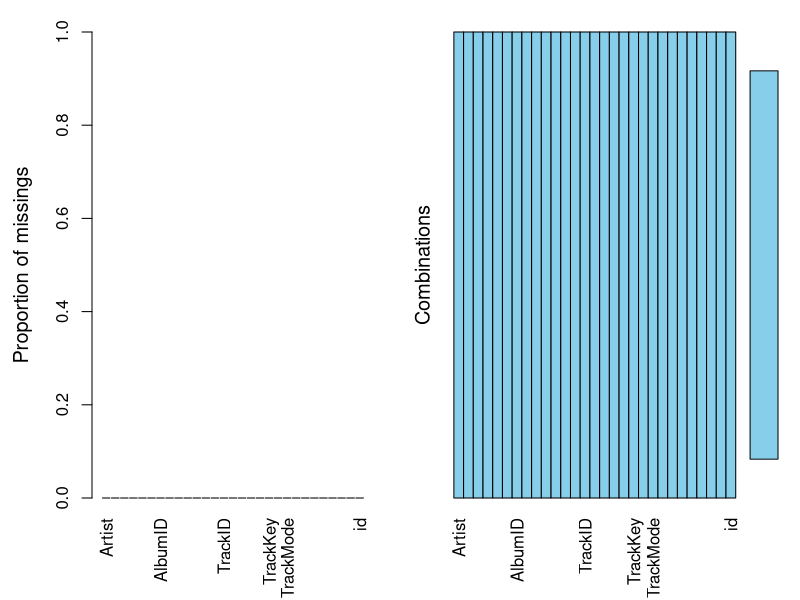
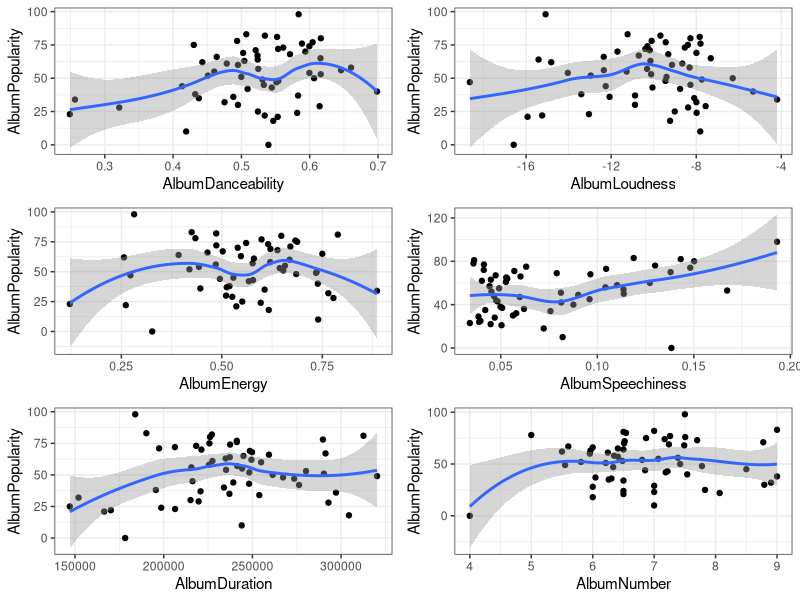
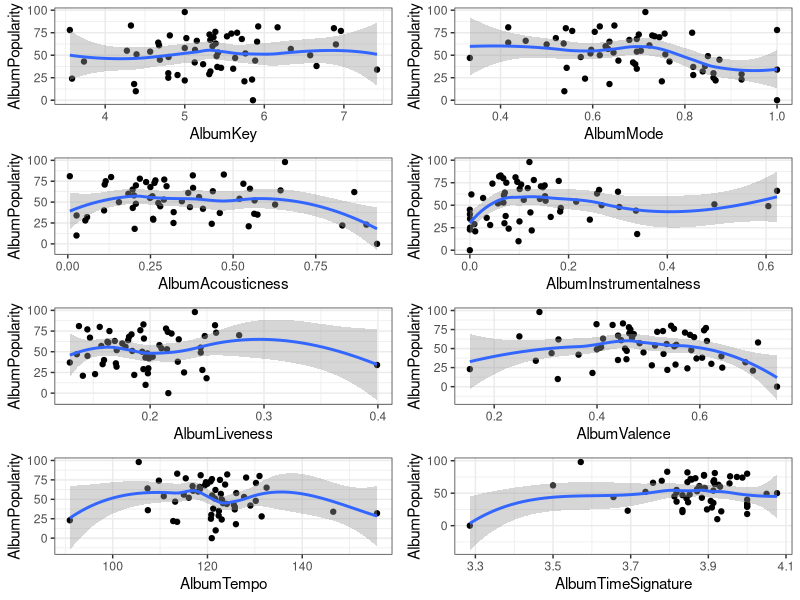
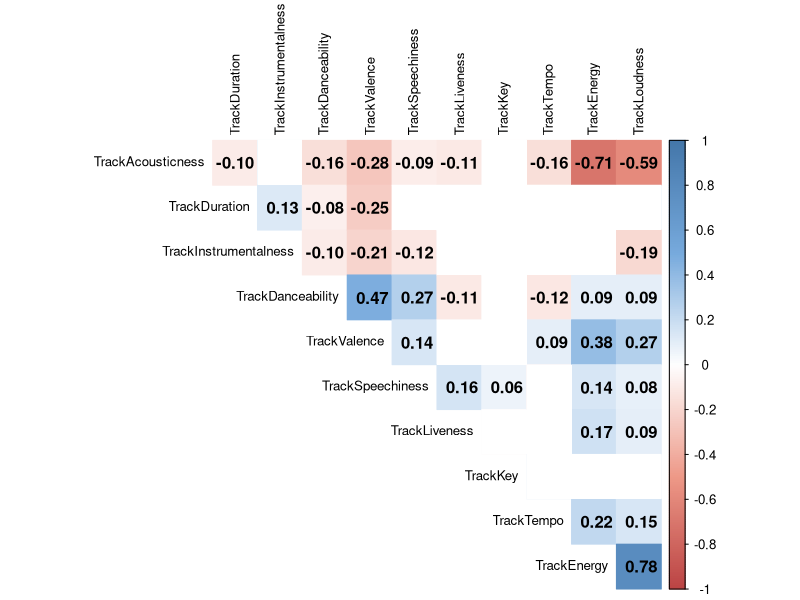
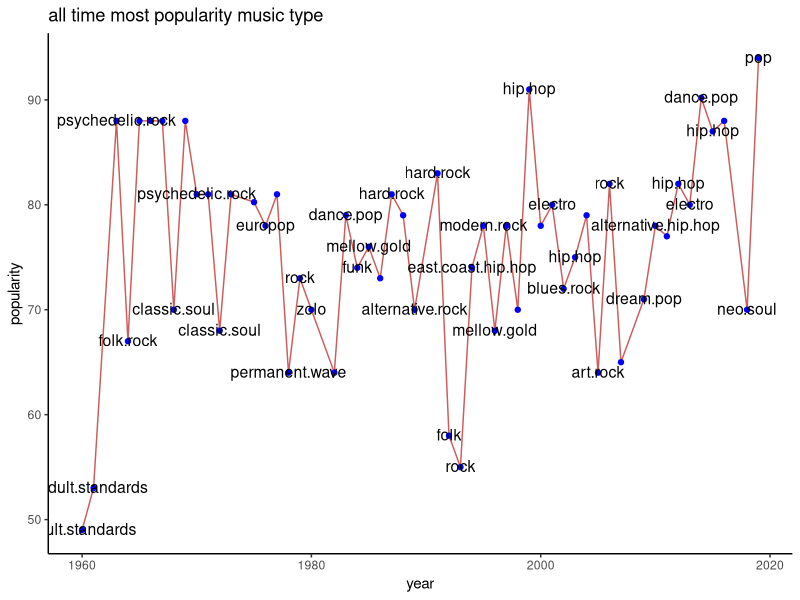
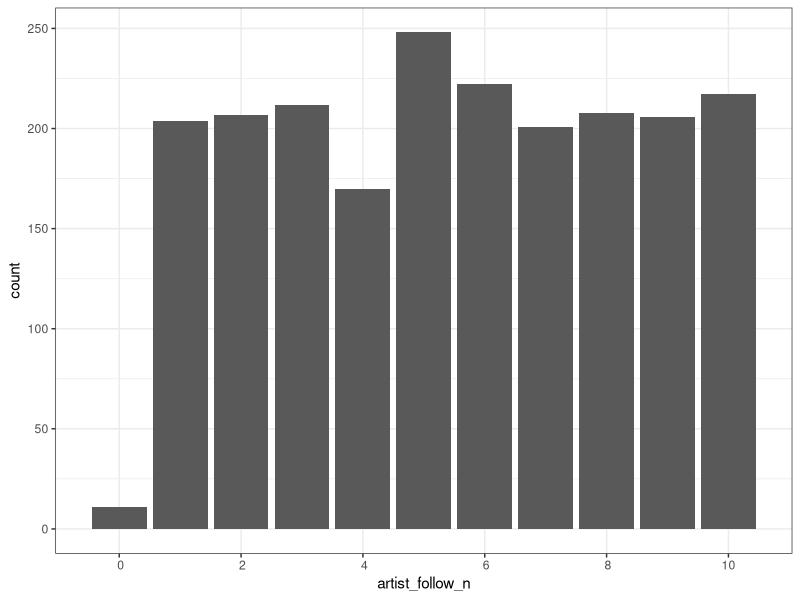
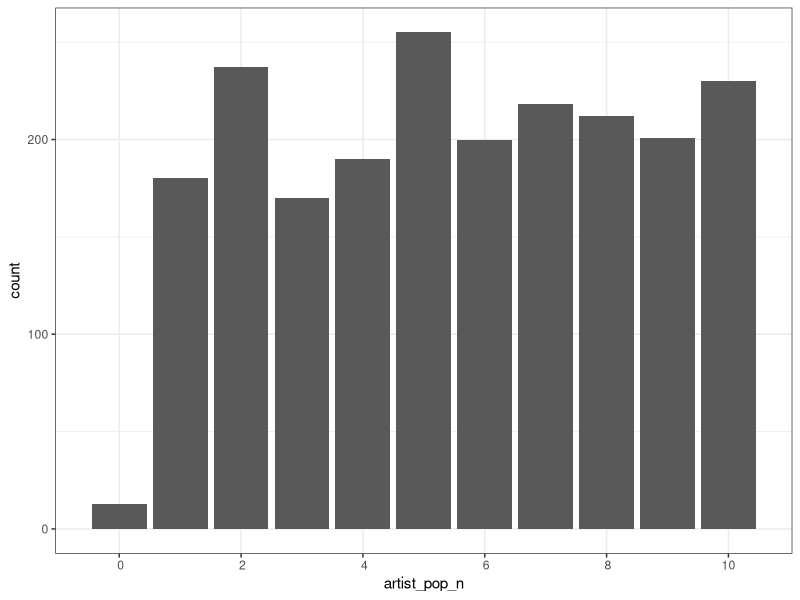
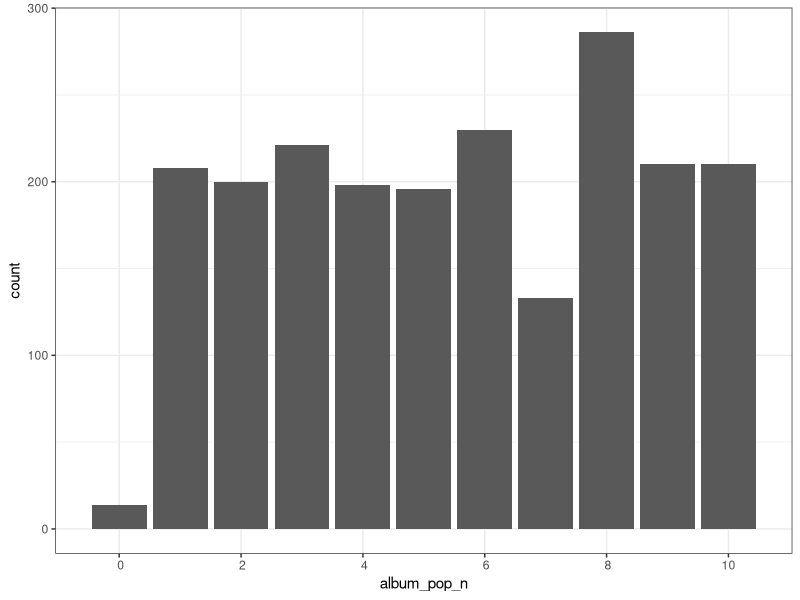

Write the R code that produced these figures, in order. (Note: this script raises an error after producing the figures.)
## ---- chunk 1
knitr::opts_chunk$set(echo = TRUE)
## ---- chunk 2
library(tidyverse)
library(lubridate)
library(GGally)
library(cluster)
library(VIM)
library(fpc)
library(leaps)
library(readxl)
library(cowplot)
library(corrplot)
## ---- chunk 3
#spotify.clustering <- read_csv("inst/edited_spotify.csv")
spotify.clustering <- read_excel("edited_spotify.xlsx")

clean_data <- spotify.clustering %>%
  mutate(AlbumReleaseDate = parse_date_time(AlbumReleaseDate, orders = c("y", "ym","ymd"))) %>%
  #Old-school grepl method
  mutate(Artist = ifelse(grepl("Beyonc*", Artist), 'Beyonce', Artist)) %>%
  #Tidyverse str_detect method
  mutate(Artist = ifelse(Artist %>% 
                           str_detect("Janelle Mon*"), 'Janelle Monae', Artist)) %>%
  mutate(AlbumBestChartPosition = ifelse(AlbumBestChartPosition %>% 
                           str_detect("#N/A"), 0, AlbumBestChartPosition)) %>%
  mutate(AlbumBestChartPosition = as.numeric(AlbumBestChartPosition)) %>%
  na.omit() %>%
  mutate(id = row_number()) %>%
  mutate(id = as.character(id)) 
sapply(data, class)

aggr(clean_data) # checks for missing data

test_data <- subset(clean_data, ((AlbumName == "A Girl Called Dusty") | 
                                 (AlbumName == "Action!") |
                                 (AlbumName == "Selling England By The Pound") |
                                 (AlbumName == "Carpenters") | 
                                 (AlbumName == "Ride On") |
                                 (AlbumName == "Autoamerican") |
                                 (AlbumName == "Selected Ambient Works 85-92") |    
                                 (AlbumName == "Different Class") |
                                 (AlbumName == "O") |
                                 (AlbumName == "The Elder Scrolls IV: Oblivion: Original Game Soundtrack") |
                                 (AlbumName == "AM") |
                                 (AlbumName == "An Awesome Wave")))

training_data <- subset(clean_data, ((AlbumName != "A Girl Called Dusty") & 
                                     (AlbumName != "Action!") &
                                     (AlbumName != "Selling England By The Pound") &
                                     (AlbumName != "Carpenters") & 
                                     (AlbumName != "Ride On") &
                                     (AlbumName != "Autoamerican") &
                                     (AlbumName != "Selected Ambient Works 85-92") &    
                                     (AlbumName != "Different Class") &
                                     (AlbumName != "O") &
                                     (AlbumName != "The Elder Scrolls IV: Oblivion: Original Game Soundtrack") &
                                     (AlbumName != "AM") &
                                     (AlbumName != "An Awesome Wave")))

training_data_subsetted <- training_data[c("TrackDuration", "TrackDanceability",
                                 "TrackEnergy", "TrackKey", "TrackLoudness",
                                 "TrackSpeechiness", "TrackAcousticness",
                                 "TrackInstrumentalness", "TrackLiveness", "TrackValence",
                                 "TrackTempo")]
## ---- chunk 4
MyData = {training_data %>% 
    group_by(Artist,AlbumName,AlbumPopularity) %>% 
    summarize(AlbumDanceability = mean(TrackDanceability),
              AlbumLoudness = mean(TrackLoudness),
              AlbumSpeechiness = mean(TrackSpeechiness),
              AlbumDuration = mean(TrackDuration),
              AlbumNumber = mean(TrackNumber),	
              AlbumEnergy = mean(TrackEnergy),	
              AlbumKey = mean(TrackKey),	
              AlbumMode = mean(TrackMode),	
              AlbumAcousticness = mean(TrackAcousticness),	
              AlbumInstrumentalness = mean(TrackInstrumentalness),	
              AlbumLiveness = mean(TrackLiveness),
              AlbumValence = mean(TrackValence),
              AlbumTempo = mean(TrackTempo),	
              AlbumTimeSignature = mean(TrackTimeSignature) )}


#the mean method

MyData1 = {training_data %>% 
    group_by(ArtistPopularity) %>% 
    summarize(ArtistDanceability = mean(TrackDanceability),
              ArtistLoudness = mean(TrackLoudness),
              ArtistSpeechiness = mean(TrackSpeechiness),
              ArtistDuration = mean(TrackDuration),
              ArtistNumber = mean(TrackNumber),	
              ArtistEnergy = mean(TrackEnergy),	
              ArtistKey = mean(TrackKey),	
              ArtistMode = mean(TrackMode),	
              ArtistAcousticness = mean(TrackAcousticness),	
              ArtistInstrumentalness = mean(TrackInstrumentalness),	
              ArtistLiveness = mean(TrackLiveness),
              ArtistValence = mean(TrackValence),
              ArtistTempo = mean(TrackTempo),	
              ArtistTimeSignature = mean(TrackTimeSignature) )}
## ---- chunk 5
MyData2 = {training_data %>% 
    group_by(AlbumPopularity) %>% 
    summarize(AlbumDanceability = mean(TrackDanceability),
              AlbumLoudness = mean(TrackLoudness),
              AlbumSpeechiness = mean(TrackSpeechiness),
              AlbumDuration = mean(TrackDuration),
              AlbumNumber = mean(TrackNumber),	
              AlbumEnergy = mean(TrackEnergy),	
              AlbumKey = mean(TrackKey),	
              AlbumMode = mean(TrackMode),	
              AlbumAcousticness = mean(TrackAcousticness),	
              AlbumInstrumentalness = mean(TrackInstrumentalness),	
              AlbumLiveness = mean(TrackLiveness),
              AlbumValence = mean(TrackValence),
              AlbumTempo = mean(TrackTempo),	
              AlbumTimeSignature = mean(TrackTimeSignature) )}

#ggpairs(MyData2)

#scatterplot function for visualising data combinations
scatter_plot <- function(x, y){
  MyData2 %>%
    ggplot(aes_string(x = x, y = y)) +
    geom_point() +
    geom_smooth() +
    theme_bw()
}
a <- tibble(x = c("AlbumDanceability","AlbumLoudness"), y = c("AlbumPopularity", "AlbumPopularity"))

s1 <- scatter_plot("AlbumDanceability", " AlbumPopularity")
s2 <-scatter_plot("AlbumLoudness", "AlbumPopularity")
s3 <-scatter_plot("AlbumEnergy", "AlbumPopularity")
s4 <-scatter_plot("AlbumSpeechiness", "AlbumPopularity")
s5 <-scatter_plot("AlbumDuration", "AlbumPopularity")
s6 <-scatter_plot("AlbumNumber", "AlbumPopularity")
s7 <-scatter_plot("AlbumKey", "AlbumPopularity")
s8 <-scatter_plot("AlbumMode", "AlbumPopularity")
s9 <-scatter_plot("AlbumAcousticness", "AlbumPopularity")
s10 <-scatter_plot("AlbumInstrumentalness", "AlbumPopularity")
s11 <-scatter_plot("AlbumLiveness", "AlbumPopularity")
s12 <-scatter_plot("AlbumValence", "AlbumPopularity")
s13 <-scatter_plot("AlbumTempo", "AlbumPopularity")
s14 <-scatter_plot("AlbumTimeSignature", "AlbumPopularity")

plot_grid(s1,s2,s3,s4,s5,s6,  nrow = 3, ncol = 2)
plot_grid(s7,s8,s9,s10,s11,s12, s13,s14, nrow = 4, ncol = 2)
## ---- chunk 6
correlations <- round(cor(training_data_subsetted),2)
correlations

col <- colorRampPalette(c("#BB4444", "#EE9988", "#FFFFFF", "#77AADD", "#4477AA"))
p.mat <- cor.mtest(training_data_subsetted)$p
corrplot(correlations, method = "color", col = col(200),
         type = "upper", order = "hclust",
         tl.col = "black", tl.srt = 90, # Text label color and rotation
         addCoef.col = "black",
         # Combine with significance
         p.mat = p.mat, sig.level = 0.01, insig = "blank", 
         # hide correlation coefficient on the principal diagonal
         diag = FALSE, tl.cex = 0.8)
## ---- chunk 7

res <- strsplit(training_data$ArtistGenres, split = ",")
uniques <- unique(unlist(res))

res2 <- NULL
for(i in 1:nrow(training_data)) {
  temp <- match(uniques, res[[i]])
  res2 <- rbind(res2, temp)
}

res2[is.na(res2)] <- 0
res2[res2 > 0] <- 1
colnames(res2) <- uniques
row.names(res2) <- 1:nrow(res2)
newdat <- data.frame(year = year(training_data$AlbumReleaseDate), 
                     popularity = training_data$ArtistPopularity,
                     res2)
means2 <- c()
for(i in 3:ncol(newdat)) {
    
    means <- aggregate(popularity ~ year ,data = newdat[newdat[,i]==1,], mean)
    means$type <- colnames(newdat)[i]
    means2 <- rbind(means2, means)
}

means21 <-   NULL
  
  for(i in sort( unique(means2$year))) {
    
  aa <- means2[ means2$year == i,]
  
  pos <- which.max(aa$popularity)
    
   means21 <-  rbind(means21 , c(i,aa$popularity[pos], aa$type[pos]))
  }

means21 = data.frame(means21)
colnames(means21) <- c("year","popularity","type")
means21$year <- as.integer(as.character(means21$year))
means21$popularity <- as.numeric(as.character(means21$popularity))

ggplot(means21, aes(year, popularity)) + geom_line(color = "indianred") + geom_point(color = "blue") + 
  theme_classic() + geom_text(aes(label = type) ,check_overlap = TRUE, size = 4, nudge_y = 0.1) + ggtitle("all time most popularity music type")
## ---- chunk 8
#Looking at implementing new variables for each popularity variable
#Can then take this and normalise to give a score out of 100.
#To start with the whole training dataset will be used
normy <- function(x){
  as.numeric(x)
  quantile(x, c(0, 0.1, 0.2, 0.3, 0.4, 0.5, 0.6, 0.7, 0.8, 0.9, 1), na.rm = TRUE)
}
#Assumption: NA means it didn't reach the charts, lower the position the better
abcp_normy <- normy(training_data$AlbumBestChartPosition)
anf_normy <- normy(training_data$ArtistNumFollowers)
awoc_normy <- normy(training_data$AlbumWeeksOnChart)
awn1_normy <- normy(training_data$AlbumWeeksNumberOne)
ap_normy <- normy(training_data$AlbumPopularity)
artp_normy <- normy(training_data$ArtistPopularity)

#Gets the 20% percentile for example
as.numeric(abcp_normy[6])

training_data <- training_data %>%
  mutate(album_bcp = if_else(AlbumBestChartPosition == 0, 1,
                         if_else(AlbumBestChartPosition == 1, 10,
                         if_else(AlbumBestChartPosition == 2, 9,
                         if_else(AlbumBestChartPosition == 3, 8,
                           0 ))))) %>% #... repeat for other variables
  mutate(artist_follow_n = 0) %>%
  mutate(album_pop_n = 0) %>%
  mutate(artist_pop_n = 0) %>%
  mutate(album_weeks_on_chart_n = if_else(AlbumWeeksOnChart == 0, 1, 0)) %>%
  mutate(album_weeks_number_1n = if_else(AlbumWeeksNumberOne == 0, 1, 0)) %>%
  mutate(popularity = -1)

# training_data <- training_data %>%
#   mutate(album_bcp = 0) %>%
#   mutate(artist_follow_n = 0) %>%
#   mutate(album_pop_n = 0) %>%
#   mutate(artist_pop_n = 0) %>%
#   mutate(album_weeks_on_chart_n = 0) %>%  
#   mutate(album_weeks_number_1n = 0)

#album weeks number 1, this is fine as we are going > 0 and =< 1
for(i in 8:10){
  for(j in 1:nrow(training_data)){
      if(training_data$AlbumWeeksNumberOne[j] > as.numeric(awn1_normy[i]) &&
         training_data$AlbumWeeksNumberOne[j] <= as.numeric(awn1_normy[i + 1])){
    training_data$album_weeks_number_1n[j] = i
  }
  }
}

for(i in 2:10){
  for(j in 1:nrow(training_data)){
      if(training_data$AlbumWeeksOnChart[j] > as.numeric(awoc_normy[i]) &&
         training_data$AlbumWeeksOnChart[j] <= as.numeric(awoc_normy[i + 1])){
    training_data$album_weeks_on_chart_n[j] = i
  }
  }
}

#album weeks on chart

#albumchartposition
for(i in 6:10){
  for(j in 1:nrow(training_data)){
      if(training_data$AlbumBestChartPosition[j] > as.numeric(abcp_normy[i]) &&
         training_data$AlbumBestChartPosition[j] <= as.numeric(abcp_normy[i + 1])){
    training_data$album_bcp[j] = (12-i)
  }
  }
}

#This is obviously wrong but not sure why... Looks like it should be working to me        
#Updating artist_followers, need to sort it for end case, last one needs to be <= not <0
# Can probably just mutate into it tbh at the end to fix all last cases.
for(i in 1:10){
  for(j in 1:nrow(training_data)){
      if(training_data$ArtistNumFollowers[j] >= as.numeric(anf_normy[i]) &&
         training_data$ArtistNumFollowers[j] < as.numeric(anf_normy[i + 1])){
    training_data$artist_follow_n[j] = i
  }
  }
}
#Create and update artist_popularity
for(i in 1:10){
  for(j in 1:nrow(training_data)){
      if(training_data$ArtistPopularity[j] >= as.numeric(artp_normy[i]) &&
         training_data$ArtistPopularity[j] < as.numeric(artp_normy[i + 1])){
    training_data$artist_pop_n[j] = i
  }
  }
}
#Create and update album popularity
for(i in 1:10){
  for(j in 1:nrow(training_data)){
      if(training_data$AlbumPopularity[j] >= as.numeric(ap_normy[i]) &&
         training_data$AlbumPopularity[j] < as.numeric(ap_normy[i + 1])){
    training_data$album_pop_n[j] = i
  }
  }
}
#Could maybe add a years from release as a penalty to make newer songs higher rated or subset the data?
#Should probably add some sort of verification to the numbers for now they are arbitrary?
training_data_pop <- training_data %>%
  mutate(popularity = ((25 * training_data$album_pop_n + 25 * training_data$artist_pop_n +
                         25 * training_data$artist_follow_n + 10 * training_data$album_bcp +
                         10 * training_data$album_weeks_on_chart_n +
                         5 * training_data$album_weeks_number_1n)/10))


bar_plot <- function(x){
  training_data %>% 
  ggplot(aes_string(x = x)) + 
  geom_bar() +
    theme_bw() +
    scale_x_discrete(limits = c(0,2,4,6,8,10))
}
lapply(c("artist_follow_n", "artist_pop_n","album_pop_n","album_bcp",
         "album_weeks_on_chart_n", "album_weeks_number_1n"), bar_plot)
## ---- chunk 9
#all subsets regression
m <- regsubsets(ArtistPopularity ~ ., data = training_data)

summary(m)

par(mfrow = c(1,1))

plot(m, scale = "Cp")

plot(m, scale = "bic")

plot(m, scale = "adjr2")


#a selected best model by BIC
m1 <- lm(ArtistPopularity ~ ArtistDanceability + ArtistAcousticness + ArtistValence,data=training_data)
summary(m1)

#all subsets regression
m <- regsubsets( AlbumPopularity ~ ., data = MyData2)

summary(m)

par(mfrow = c(1,1))

plot(m, scale = "Cp")

plot(m, scale = "bic")

plot(m, scale = "adjr2")


#a selected best model by BIC
m1 <- lm(AlbumPopularity ~ AlbumDanceability + AlbumAcousticness + AlbumValence,data=MyData2)
summary(m1)
## ---- chunk 10
#Genre analysis using stringr to extract the most commonly appearing words
spotify.genres <- read_csv("inst/edited_spotify.csv") %>% 
  mutate(ArtistGenres = strsplit(ArtistGenres, ","))

genres <- na.omit(unique(unlist(spotify.genres$ArtistGenres)))

split_genres <- NULL

for(i in 1:length(genres)) {
  split_genres[i] <- strsplit(genres[i], " ")
}

genre_words <- unlist(split_genres)

unique_genre_words <- unique(genre_words)

genre_words_table <- subset(as.data.frame(table(genre_words)), (Freq > 7))

genre_freq_plot <- ggplot(data = genre_words_table, aes(x=genre_words, y=Freq)) + geom_col()

print(genre_freq_plot)

#Looking at the clusters with 6 as shown from the genre analysis
clusters <- pam(training_data, 6)
plotcluster(training_data, clusters$cluster, color = TRUE, shade = TRUE, labels = 2, lines = 0)
## ---- chunk 11

genres <- mutate(training_data, ArtistGenres = strsplit(ArtistGenres, ","))$ArtistGenres %>% 
  unlist() %>% unique() %>% na.omit()

split_genres <- NULL

for(i in 1:length(genres)) {
  split_genres[i] <- strsplit(genres[i], " ")
}

genre_words <- unlist(split_genres)

genre_words <- replace(genre_words, (genre_words == "hip" | genre_words == "hop"), "hip-hop")

unique_genre_words <- unique(genre_words)

genre_freq_plot <- subset(as.data.frame(table(genre_words)), (Freq > 8)) %>% 
  ggplot(aes(x=genre_words, y=Freq)) + geom_col()

print(genre_freq_plot)

## ---- chunk 12

# associate tracks that have multiple genres with the most frequent genre (since these will be broader)

training_data_genre <- training_data %>% mutate(TrueCluster = (row_number()-row_number()))

for(i in 1:length(training_data_genre$ArtistID)) {
  if(str_detect(training_data$ArtistGenres[i], "folk")) {training_data$TrueCluster[i] <- 5}
  if(str_detect(training_data$ArtistGenres[i], "indie")) {training_data$TrueCluster[i] <- 4}
  if(str_detect(training_data$ArtistGenres[i], "hip")) {training_data$TrueCluster[i] <- 3}
  if(str_detect(training_data$ArtistGenres[i], "hop")) {training_data$TrueCluster[i] <- 3}
  if(str_detect(training_data$ArtistGenres[i], "pop")) {training_data$TrueCluster[i] <- 2}
  if(str_detect(training_data$ArtistGenres[i], "rock")) {training_data$TrueCluster[i] <- 1}
}

View(training_data_genre)
## ---- chunk 13

clustering_training_data <- training_data[c("TrackDuration", "TrackDanceability",
                                            "TrackEnergy", "TrackKey", "TrackLoudness",
                                            "TrackSpeechiness", "TrackAcousticness",
                                            "TrackInstrumentalness", "TrackLiveness", 
                                            "TrackValence", "TrackTempo")]

clusters <- pam(clustering_training_data, 6)

plotcluster(clustering_training_data, clusters$cluster)

## ---- chunk 14

# Not sure why gather doesn't work, looks like it should as all attributes are numeric but anyway
# distributions <- clean_data %>%
#   gather(key = key, value = value) %>%
#   subset(key %in% colnames(clean_data[15:27])) %>%
#   ggplot() +
#   geom_density(aes(value)) +
#   facet_wrap(~key, scales = "free") +
#   theme_classic()


#print(distributions) commented out because it takes forever to run

ggpairs_1 <- ggpairs(data = training_data_subsetted, columns = 15:27, title = "GGpairs")

#print(ggpairs_1) see above

#Puts each song in  a cluster based on ALL numeric discriptors
cluster_1 <- training_data_subsetted %>%
  select(colnames(training_data_subsetted[15:27]), -TrackMode) %>%
  kmeans(50,100,1)
clusters <- cluster_1$cluster %>%
  enframe(name = "id") %>%
  mutate(id = as.character(id))

#Not sure why not merging think it should
clean_data <- right_join(training_data_subsetted, clusters, by = "id")  %>%
  rename_(cluster = "value")
tibbled <- tibble(clean_data, cluster_1$cluster)
